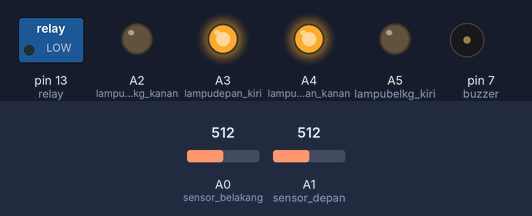
The sketch below on a simulated Arduino Uno, built with avr-gcc and run on an emulated ATmega328P. Parts: switched loads named in the sketch (green lamp = pin HIGH), output pins drawn as LEDs (lit = HIGH), buzzer (waves = sounding, pin HIGH). Inputs (shaded band) come from the test bench; at power-on: A1 (sensor_depan) = 512, A0 (sensor_belakang) = 512.

Above: at 1.2 s.
1.3 s: A1 (sensor_depan) set to 444
2.8 s: A1 (sensor_depan) set to 411
At 3.6 s:
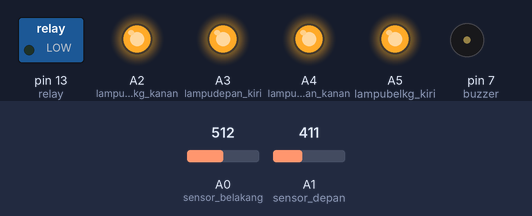
4.3 s: A0 (sensor_belakang) set to 310
5.8 s: A0 (sensor_belakang) set to 276
At 7.0 s:
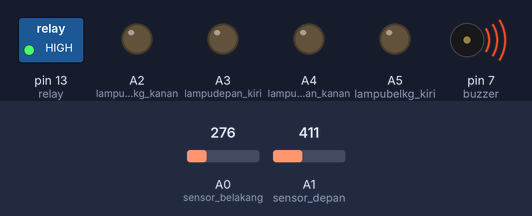
7.3 s: A0 (sensor_belakang) set to 306
At 8.2 s:
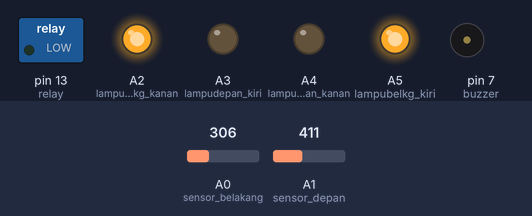
8.8 s: A0 (sensor_belakang) set to 122
At 9.4 s:
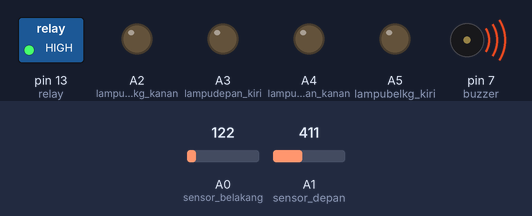
Timing chart, 0 to 11.3 s (numbered marks = the images above; inputs shaded):
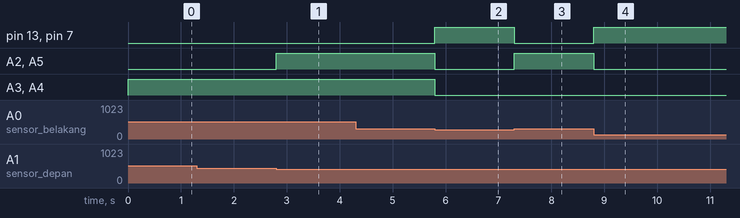

The sketch:

Pengaman_Mobil.ino
```cpp
//Sketch by Kabib.net
//inisial sensor dan relay
int i_depan,i_belakang;
int val_depan,val_belakang;
//Pin-pin
int sensor_depan=1; //A1
int sensor_belakang=0;//A0
int buzzer=7;
int lampudepan_kiri=A3;
int lampudepan_kanan=A4;
int lampubelkg_kanan=A2;
int lampubelkg_kiri=A5;
int relay=13;
int kontrol_roda =15; //A15 (Analog 15);

void setup() {
    pinMode(relay,OUTPUT);
    pinMode(sensor_depan,OUTPUT);
    pinMode(sensor_belakang,OUTPUT);
    pinMode(buzzer,OUTPUT);
    pinMode(lampudepan_kiri,OUTPUT);
    pinMode(lampudepan_kanan,OUTPUT);
    pinMode(lampubelkg_kiri,OUTPUT);
    pinMode(lampubelkg_kanan,OUTPUT);
    Serial.begin(9600);
}
void loop() {

    i_depan=analogRead(sensor_depan);//baca nilai sensor depan
    i_belakang=analogRead(sensor_belakang); //baca nilai sensor belakang
    val_depan=(6762/(i_depan-9))-4; //conversi nilai sensor ke cm
    val_belakang=(6762/(i_belakang))-4; //conversi nilai sensor ke cm
    //jika jarak depan lebih kecil 9 maka motor berhenti dan bunyi


    int nilai=analogRead(kontrol_roda);//Baca nilai kontrol_roda
    float voltase=nilai*(4.8/1023.0);  //koneversi nilai analog ke voltase dengan maksimal voltase 4.8 sesuai dengan voltase baterai
//    Serial.print("nilai voltase =");Serial.print(voltase);Serial.print("Sensor Depan =");Serial.print(val_depan);Serial.print("Sensor Belakang =");Serial.println(val_belakang);

    if(voltase<2 && val_belakang<19){
          berhenti_belakang();

     }else if(voltase>2 && val_depan<19){
          berhenti_depan();

     }else{jalan();}
}

void berhenti_belakang()
{
      digitalWrite(buzzer,0);
      digitalWrite(lampubelkg_kiri,HIGH);
      digitalWrite(lampubelkg_kanan,HIGH);
      digitalWrite(relay,LOW);
}

void berhenti_depan()
{
      digitalWrite(buzzer,0);
      digitalWrite(lampudepan_kiri,HIGH);
      digitalWrite(lampudepan_kanan,HIGH);
      digitalWrite(relay,LOW);
}

void jalan(){
      digitalWrite(buzzer,1);
      digitalWrite(lampubelkg_kiri,LOW);
      digitalWrite(lampubelkg_kanan,LOW);
      digitalWrite(lampudepan_kiri,LOW);
      digitalWrite(lampudepan_kanan,LOW);
      digitalWrite(relay,HIGH);

}
```

Measured:
- the behaviour switches between 427 and 426 on A1 (sensor_depan) (found by bisection; images 0 and 1)
- the behaviour switches between 295 and 294 on A0 (sensor_belakang) (found by bisection; images 1 and 2)
- after the input at 1.3 s, every drawn part: stays the same
- after the input at 2.8 s, A2 (lampubelkg_kanan), A5 (lampubelkg_kiri): LOW → HIGH at once
- after the input at 4.3 s, every drawn part: stays the same
- after the input at 5.8 s, pin 13 (relay), pin 7 (buzzer): LOW → HIGH at once; A2 (lampubelkg_kanan), A3 (lampudepan_kiri), A4 (lampudepan_kanan), A5 (lampubelkg_kiri): HIGH → LOW at once
- after the input at 7.3 s, pin 13 (relay), pin 7 (buzzer): HIGH → LOW at once; A2 (lampubelkg_kanan), A5 (lampubelkg_kiri): LOW → HIGH at once
- after the input at 8.8 s, pin 13 (relay), pin 7 (buzzer): LOW → HIGH at once; A2 (lampubelkg_kanan), A5 (lampubelkg_kiri): HIGH → LOW at once
